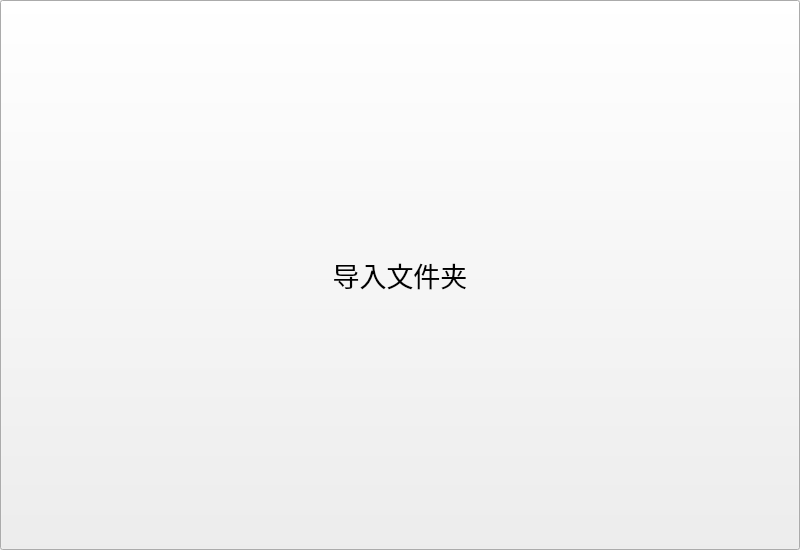
<?xml version="1.0" encoding="UTF-8"?>
<ui version="4.0">
 <class>encryption</class>
 <widget class="QWidget" name="encryption">
  <property name="geometry">
   <rect>
    <x>0</x>
    <y>0</y>
    <width>800</width>
    <height>550</height>
   </rect>
  </property>
  <property name="sizePolicy">
   <sizepolicy hsizetype="Preferred" vsizetype="Preferred">
    <horstretch>2</horstretch>
    <verstretch>2</verstretch>
   </sizepolicy>
  </property>
  <property name="minimumSize">
   <size>
    <width>760</width>
    <height>500</height>
   </size>
  </property>
  <property name="maximumSize">
   <size>
    <width>850</width>
    <height>600</height>
   </size>
  </property>
  <property name="windowTitle">
   <string>encryption</string>
  </property>
  <widget class="QStackedWidget" name="encryption_pages">
   <property name="geometry">
    <rect>
     <x>0</x>
     <y>0</y>
     <width>800</width>
     <height>550</height>
    </rect>
   </property>
   <property name="sizePolicy">
    <sizepolicy hsizetype="Preferred" vsizetype="Preferred">
     <horstretch>2</horstretch>
     <verstretch>2</verstretch>
    </sizepolicy>
   </property>
   <property name="minimumSize">
    <size>
     <width>760</width>
     <height>500</height>
    </size>
   </property>
   <property name="maximumSize">
    <size>
     <width>850</width>
     <height>600</height>
    </size>
   </property>
   <property name="lineWidth">
    <number>0</number>
   </property>
   <property name="currentIndex">
    <number>0</number>
   </property>
   <widget class="QWidget" name="encryption_open_dir_page">
    <property name="sizePolicy">
     <sizepolicy hsizetype="Preferred" vsizetype="Preferred">
      <horstretch>2</horstretch>
      <verstretch>2</verstretch>
     </sizepolicy>
    </property>
    <property name="minimumSize">
     <size>
      <width>760</width>
      <height>500</height>
     </size>
    </property>
    <property name="maximumSize">
     <size>
      <width>850</width>
      <height>600</height>
     </size>
    </property>
    <widget class="QPushButton" name="encryption_open_dir_button">
     <property name="geometry">
      <rect>
       <x>0</x>
       <y>0</y>
       <width>800</width>
       <height>550</height>
      </rect>
     </property>
     <property name="sizePolicy">
      <sizepolicy hsizetype="Preferred" vsizetype="Preferred">
       <horstretch>2</horstretch>
       <verstretch>2</verstretch>
      </sizepolicy>
     </property>
     <property name="minimumSize">
      <size>
       <width>760</width>
       <height>500</height>
      </size>
     </property>
     <property name="maximumSize">
      <size>
       <width>850</width>
       <height>600</height>
      </size>
     </property>
     <property name="font">
      <font>
       <family>微软雅黑</family>
       <pointsize>20</pointsize>
      </font>
     </property>
     <property name="text">
      <string>导入文件夹</string>
     </property>
     <property name="iconSize">
      <size>
       <width>16</width>
       <height>16</height>
      </size>
     </property>
    </widget>
   </widget>
   <widget class="QWidget" name="encryption_para_page">
    <property name="sizePolicy">
     <sizepolicy hsizetype="Preferred" vsizetype="Preferred">
      <horstretch>2</horstretch>
      <verstretch>2</verstretch>
     </sizepolicy>
    </property>
    <property name="minimumSize">
     <size>
      <width>760</width>
      <height>500</height>
     </size>
    </property>
    <property name="maximumSize">
     <size>
      <width>850</width>
      <height>600</height>
     </size>
    </property>
    <widget class="QPushButton" name="encryption_output_path_button">
     <property name="geometry">
      <rect>
       <x>0</x>
       <y>320</y>
       <width>800</width>
       <height>50</height>
      </rect>
     </property>
     <property name="font">
      <font>
       <family>微软雅黑</family>
       <pointsize>20</pointsize>
      </font>
     </property>
     <property name="text">
      <string>请选择输出文件</string>
     </property>
    </widget>
    <widget class="QLineEdit" name="encryption_input_entry">
     <property name="geometry">
      <rect>
       <x>200</x>
       <y>250</y>
       <width>600</width>
       <height>50</height>
      </rect>
     </property>
     <property name="font">
      <font>
       <family>微软雅黑</family>
       <pointsize>20</pointsize>
      </font>
     </property>
    </widget>
    <widget class="QLabel" name="encryption_input_label">
     <property name="geometry">
      <rect>
       <x>10</x>
       <y>250</y>
       <width>180</width>
       <height>50</height>
      </rect>
     </property>
     <property name="font">
      <font>
       <family>微软雅黑</family>
       <pointsize>20</pointsize>
      </font>
     </property>
     <property name="text">
      <string>请输入密码：</string>
     </property>
    </widget>
    <widget class="QLabel" name="encryption_import_label">
     <property name="geometry">
      <rect>
       <x>0</x>
       <y>0</y>
       <width>800</width>
       <height>50</height>
      </rect>
     </property>
     <property name="font">
      <font>
       <family>微软雅黑</family>
       <pointsize>20</pointsize>
      </font>
     </property>
     <property name="text">
      <string>已导入文件:</string>
     </property>
    </widget>
    <widget class="QPushButton" name="encryption_process_button">
     <property name="geometry">
      <rect>
       <x>0</x>
       <y>420</y>
       <width>800</width>
       <height>50</height>
      </rect>
     </property>
     <property name="font">
      <font>
       <family>微软雅黑</family>
       <pointsize>20</pointsize>
      </font>
     </property>
     <property name="text">
      <string>开始处理</string>
     </property>
    </widget>
    <widget class="QLabel" name="encryption_output_path_label">
     <property name="geometry">
      <rect>
       <x>0</x>
       <y>370</y>
       <width>800</width>
       <height>50</height>
      </rect>
     </property>
     <property name="font">
      <font>
       <family>微软雅黑</family>
       <pointsize>10</pointsize>
      </font>
     </property>
     <property name="styleSheet">
      <string notr="true">background-color: rgb(247, 247, 247);</string>
     </property>
     <property name="text">
      <string/>
     </property>
     <property name="textInteractionFlags">
      <set>Qt::LinksAccessibleByMouse</set>
     </property>
    </widget>
    <widget class="QListView" name="encryption_import_list_view">
     <property name="geometry">
      <rect>
       <x>0</x>
       <y>50</y>
       <width>800</width>
       <height>180</height>
      </rect>
     </property>
     <property name="sizePolicy">
      <sizepolicy hsizetype="Preferred" vsizetype="Preferred">
       <horstretch>2</horstretch>
       <verstretch>2</verstretch>
      </sizepolicy>
     </property>
     <property name="styleSheet">
      <string notr="true">background-color: rgb(247, 247, 247);</string>
     </property>
     <property name="editTriggers">
      <set>QAbstractItemView::NoEditTriggers</set>
     </property>
    </widget>
   </widget>
  </widget>
 </widget>
 <resources/>
 <connections/>
</ui>
